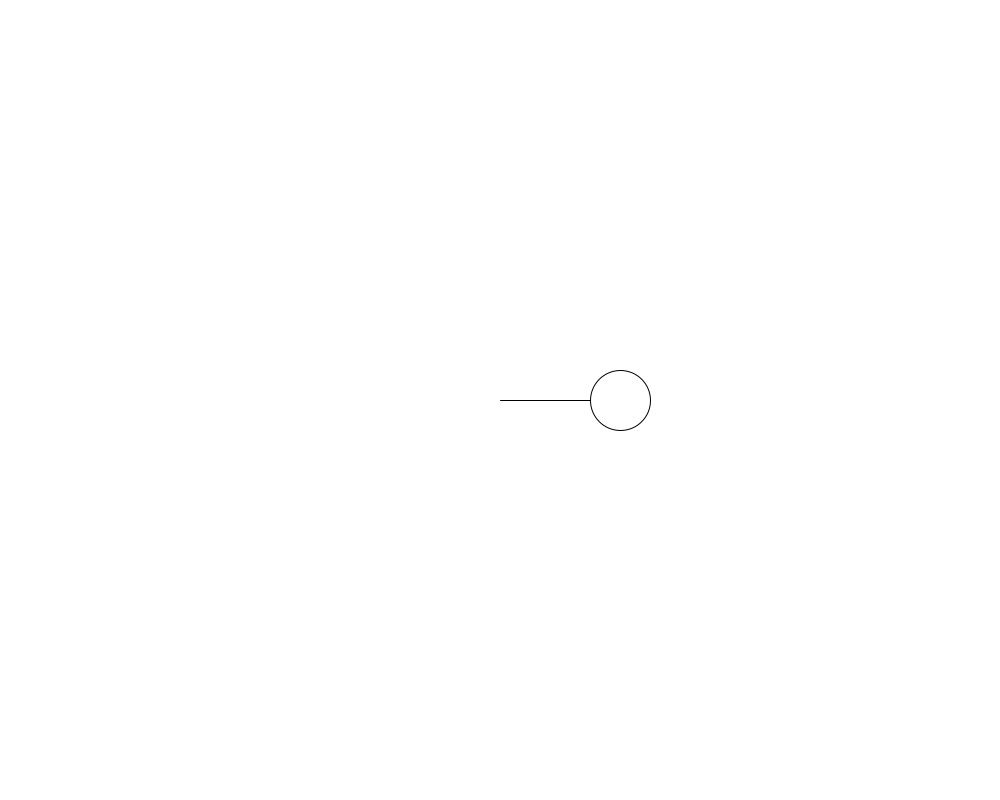
Frame 1 (no input)
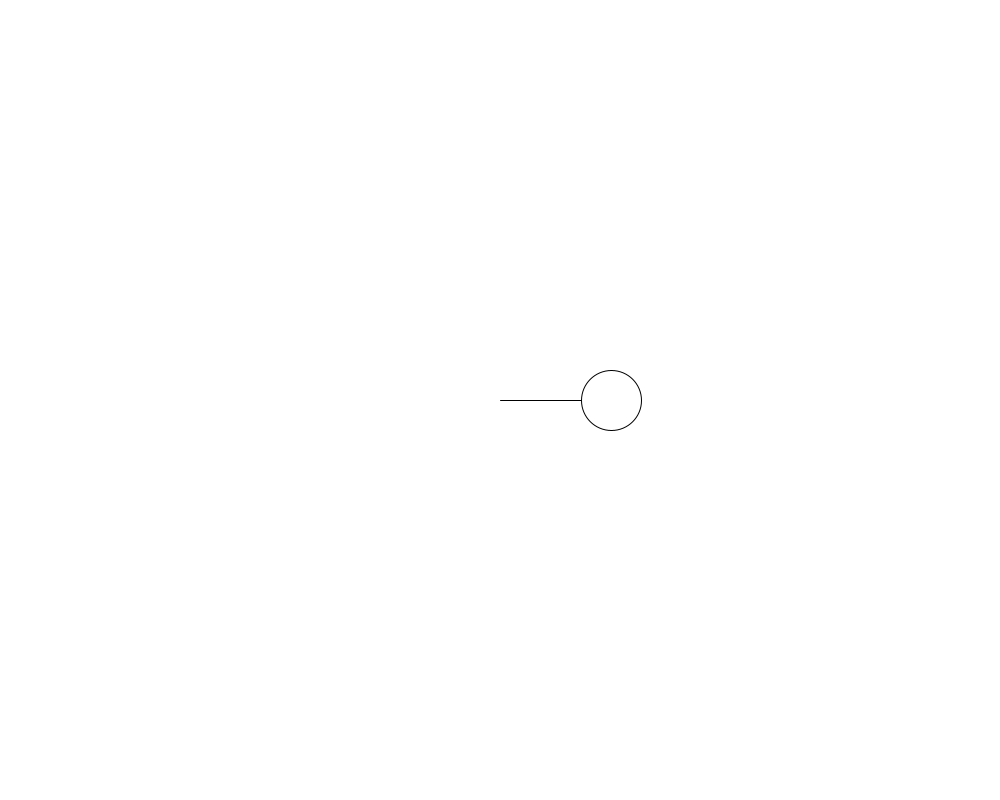
Frame 60 (the mouse pressed at the canvas centre just before this capture)
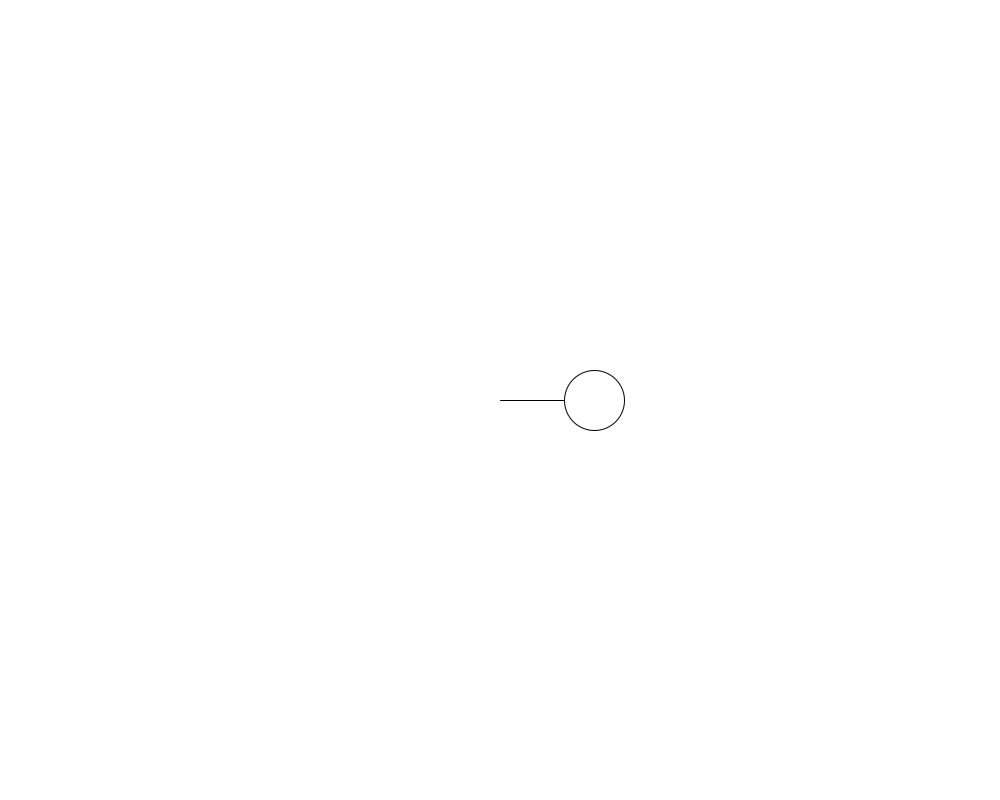
Frame 120 (the mouse held since frame 60 and released just before this capture)

The Processing sketch that drew these frames (run headless with seeded random() and noise(); from frame 60 on, the mouse is pressed at the canvas centre):

// Processing sketch: Text
// ── Text.pde
float angle = 0;
float velocity = 0.1;
float ampiltude = 120;
void setup()
{
  size(1000,800);
}

void draw()
{
  background(255);
  translate(width/2,height/2);
  float x = ampiltude*cos(angle);
  float y = 0;
  line(0,0,x,y);
  ellipse(x,y,60,60);
  angle+=velocity;
}
